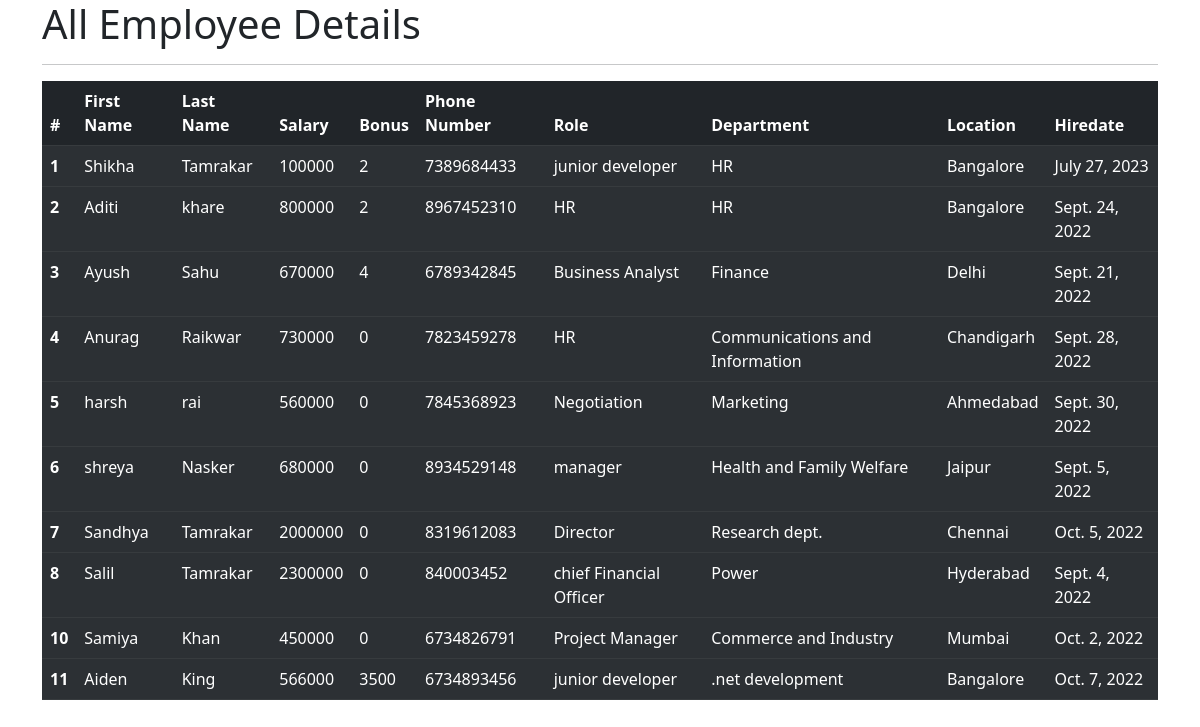
The app's page /all_emp with its own data.
### Empinfo/models.py (models this page shows, shortened)
class Employee(models.Model):
    first_name = models.CharField(max_length=100, null=False)
    last_name = models.CharField(max_length=100)
    dept = models.ForeignKey(Department, on_delete=models.CASCADE)
    salary = models.IntegerField(default=0)
    bonus = models.IntegerField(default=0)
    role = models.ForeignKey(Role, on_delete=models.CASCADE)
    phone = models.IntegerField(default=0)
    hire_data = models.DateField()
    def __str__(self):
        return "%s %s %s" %(self.first_name, self.last_name, self.phone)

class Role(models.Model):
    name = models.CharField(max_length=100, null=False)

class Department(models.Model):
    name = models.CharField(max_length=100, null=False)
    location = models.CharField(max_length=100)

### Empinfo/views.py (the view)
# urls.py: path('all_emp', views.all_emp, name='all_emp'),
def all_emp(request):
    emps = Employee.objects.all()
    context = {
        'emps': emps
    }
    print(context)
    return render(request, 'view_all_emp.html', context)

### Empinfo/templates/view_all_emp.html (shortened to what this page needs)
<!DOCTYPE html>
<html lang="en">
<head>
  <link rel="stylesheet" href="https://cdn.jsdelivr.net/npm/bootstrap@5.2.2/dist/css/bootstrap.rtl.min.css">
</head>
<body>
  <div class="container">
        <h1> All Employee Details </h1>
    <hr>
      <table class="table table-dark table-striped">
  <thead>
    <tr>
      <th scope="col">#</th>
      <th scope="col">First Name</th>
      <th scope="col">Last Name</th>
      <th scope="col">Salary</th>
      <th scope="col">Bonus</th>
      <th scope="col">Phone Number</th>
      <th scope="col">Role</th>
      <th scope="col">Department</th>
      <th scope="col">Location</th>
      <th scope="col">Hiredate</th>
    </tr>
  </thead>
        {% for emp in emps %}
  <tbody>
    <tr>
      <th scope="row">{{emp.id}}</th>
      <td>{{emp.first_name}}</td>
      <td>{{emp.last_name}}</td>
      <td>{{emp.salary}}</td>
      <td>{{emp.bonus}}</td>
      <td>{{emp.phone}}</td>
      <td>{{emp.role.name}}</td>
      <td>{{emp.dept.name}}</td>
      <td>{{emp.dept.location}}</td>
      <td>{{emp.hire_data}}</td>
    </tr>
  </tbody>
        {% endfor %}
</table>
  </div>
</body>
</html>

### records on screen
Employee: id "1", first_name "Shikha", last_name "Tamrakar", salary "100000", bonus "2", phone "7389684433", role.name "junior developer", dept.name "HR", dept.location "Bangalore", hire_data "July 27, 2023"
Employee: id "2", first_name "Aditi", last_name "khare", salary "800000", bonus "2", phone "8967452310", role.name "HR", dept.name "HR", dept.location "Bangalore", hire_data "Sept. 24, 2022"
Employee: id "3", first_name "Ayush", last_name "Sahu", salary "670000", bonus "4", phone "6789342845", role.name "Business Analyst", dept.name "Finance", dept.location "Delhi", hire_data "Sept. 21, 2022"
Employee: id "4", first_name "Anurag", last_name "Raikwar", salary "730000", bonus "0", phone "7823459278", role.name "HR", dept.name "Communications and Information", dept.location "Chandigarh", hire_data "Sept. 28, 2022"
Employee: id "5", first_name "harsh", last_name "rai", salary "560000", bonus "0", phone "7845368923", role.name "Negotiation", dept.name "Marketing", dept.location "Ahmedabad", hire_data "Sept. 30, 2022"
Employee: id "6", first_name "shreya", last_name "Nasker", salary "680000", bonus "0", phone "8934529148", role.name "manager", dept.name "Health and Family Welfare", dept.location "Jaipur", hire_data "Sept. 5, 2022"
Employee: id "7", first_name "Sandhya", last_name "Tamrakar", salary "2000000", bonus "0", phone "8319612083", role.name "Director", dept.name "Research dept.", dept.location "Chennai", hire_data "Oct. 5, 2022"
Employee: id "8", first_name "Salil", last_name "Tamrakar", salary "2300000", bonus "0", phone "840003452", role.name "chief Financial Officer", dept.name "Power", dept.location "Hyderabad", hire_data "Sept. 4, 2022"
Employee: id "10", first_name "Samiya", last_name "Khan", salary "450000", bonus "0", phone "6734826791", role.name "Project Manager", dept.name "Commerce and Industry", dept.location "Mumbai", hire_data "Oct. 2, 2022"
Employee: id "11", first_name "Aiden", last_name "King", salary "566000", bonus "3500", phone "6734893456", role.name "junior developer", dept.name ".net development", dept.location "Bangalore", hire_data "Oct. 7, 2022"
